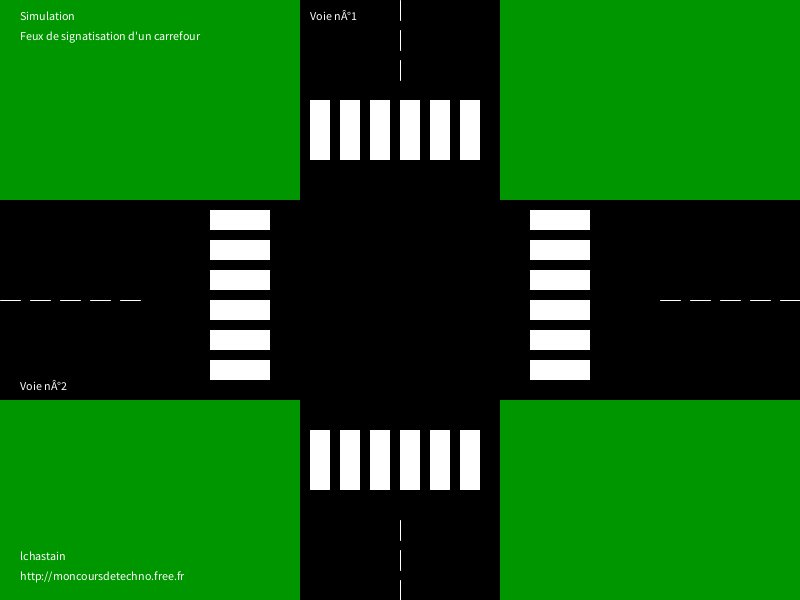
Frame 1 (no input)
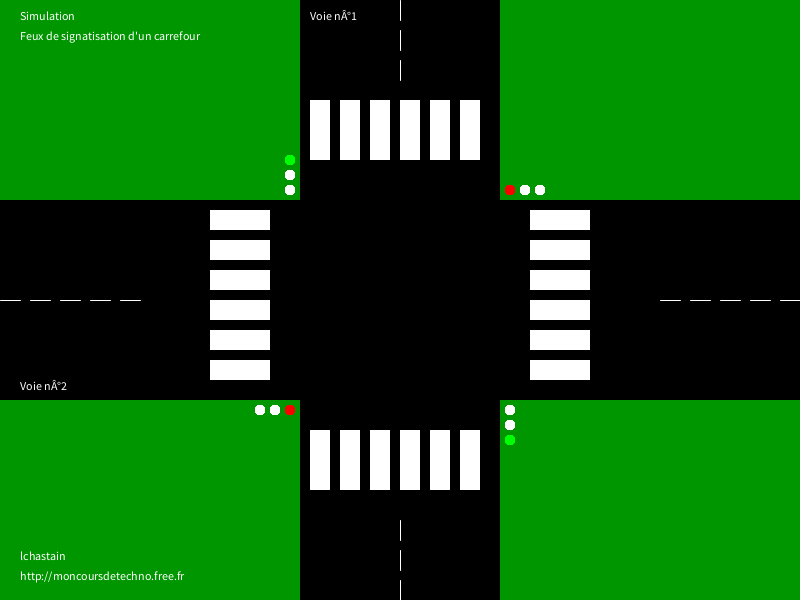
Frame 60 (the mouse pressed at the canvas centre just before this capture)
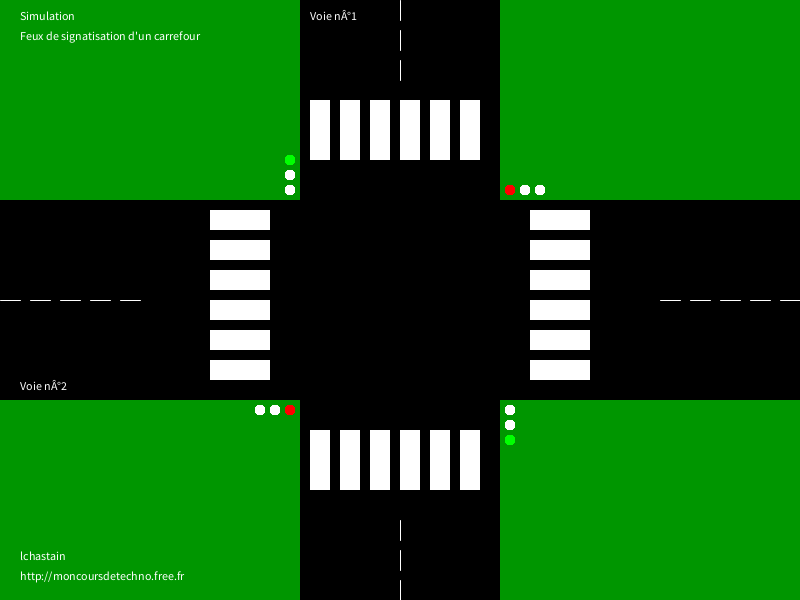
Frame 120 (the mouse held since frame 60 and released just before this capture)

The Processing sketch that drew these frames (run headless with seeded random() and noise(); from frame 60 on, the mouse is pressed at the canvas centre):

// Processing sketch: carrefour_simple
// ── carrefour_simple.pde
int i = 0; 

void setup(){

size (800,600);
background(0,150,0);

// voie nÂ°1 et 2
noStroke();
fill(0,0,0);
rect(300,0,200,600);
rect(0,200,800,200);
stroke(255);
line(400,0,400,20);
line(400,30,400,50);
line(400,60,400,80);
line(400,520,400,540);
line(400,550,400,570);
line(400,580,400,600);
line(0,300,20,300);
line(30,300,50,300);
line(60,300,80,300);
line(90,300,110,300);
line(120,300,140,300);
line(660,300,680,300);
line(690,300,710,300);
line(720,300,740,300);
line(750,300,770,300);
line(780,300,800,300);

fill(255);
text("Simulation", 20, 20);
text("Feux de signatisation d'un carrefour", 20, 40);
text("Voie nÂ°2", 20, 390);
text("Voie nÂ°1", 310, 20); 
text("lchastain", 20, 560);
text("http://moncoursdetechno.free.fr", 20, 580);

//passages pietons voies 1

noStroke();
fill(255,255,255);
rect(310,100,20,60);
rect(340,100,20,60);
rect(370,100,20,60);
rect(400,100,20,60);
rect(430,100,20,60);
rect(460,100,20,60);

noStroke();
fill(255,255,255);
rect(310,430,20,60);
rect(340,430,20,60);
rect(370,430,20,60);
rect(400,430,20,60);
rect(430,430,20,60);
rect(460,430,20,60);

//passages pietons voies 2

noStroke();
fill(255,255,255);
rect(210,210,60,20);
rect(210,240,60,20);
rect(210,270,60,20);
rect(210,300,60,20);
rect(210,330,60,20);
rect(210,360,60,20);

noStroke();
fill(255,255,255);
rect(530,210,60,20);
rect(530,240,60,20);
rect(530,270,60,20);
rect(530,300,60,20);
rect(530,330,60,20);
rect(530,360,60,20);
}

//dÃ©but du cycle
void draw(){
i = i + 1;

if (i>50){
   fill(0,255,0);
   ellipse (290,160,10,10);
   ellipse (510,440,10,10);
   fill(255,0,0);
   ellipse (510,190,10,10);
   ellipse (290,410,10,10);
   fill(255);
   ellipse (290,175,10,10);
   ellipse (290,190,10,10);
   ellipse (510,410,10,10);
   ellipse (510,425,10,10);
   ellipse (525,190,10,10);
   ellipse (540,190,10,10);
   ellipse (275,410,10,10);
   ellipse (260,410,10,10);
  
   }

if (i>150){
  fill(255,123,51);
   ellipse (290,175,10,10);
   ellipse (510,425,10,10);
   fill(255,0,0);
   ellipse (510,190,10,10);
   ellipse (290,410,10,10);
   fill(255);
   ellipse (290,160,10,10);
   ellipse (510,410,10,10);
   ellipse (290,190,10,10);
   ellipse (510,440,10,10);
   ellipse (525,190,10,10);
   ellipse (540,190,10,10);
   ellipse (275,410,10,10);
   ellipse (260,410,10,10);
   }

if (i>200){
  
   fill(255,0,0);
   ellipse (510,190,10,10);
   ellipse (290,410,10,10);
   ellipse (290,190,10,10);
   ellipse (510,410,10,10);
   fill(255);
   ellipse (290,175,10,10);
   ellipse (290,160,10,10);
   ellipse (510,440,10,10);
   ellipse (510,425,10,10);
   ellipse (525,190,10,10);
   ellipse (540,190,10,10);
   ellipse (275,410,10,10);
   ellipse (260,410,10,10);
    }
 if (i>300){
   fill(0,255,0);
   ellipse (260,410,10,10);
   ellipse (540,190,10,10);
   fill(255,0,0);
   ellipse (290,190,10,10);
   ellipse (510,410,10,10);
   fill(255);
   ellipse (290,175,10,10);
   ellipse (510,425,10,10);
   ellipse (525,190,10,10);
   ellipse (510,190,10,10);
   ellipse (275,410,10,10);
   ellipse (290,410,10,10);
   ellipse (290,160,10,10);
   ellipse (510,440,10,10);
   }

if (i>350){
   fill(255,123,51);
   ellipse (525,190,10,10);
   ellipse (275,410,10,10);
   fill(255,0,0);
   ellipse (290,190,10,10);
   ellipse (510,410,10,10);
   fill(255);
   ellipse (260,410,10,10);
   ellipse (540,190,10,10);
   ellipse (510,190,10,10);
   ellipse (540,190,10,10);
   ellipse (290,410,10,10);
   ellipse (260,410,10,10);
   ellipse (290,160,10,10);
   ellipse (510,440,10,10);
   }

if (i>450){
   
   fill(255,0,0);
   ellipse (510,190,10,10);
   ellipse (290,410,10,10);
   ellipse (290,190,10,10);
   ellipse (510,410,10,10);
  
   fill(255);
   ellipse (290,175,10,10);
   ellipse (290,160,10,10);
   ellipse (510,440,10,10);
   ellipse (510,425,10,10);
   ellipse (525,190,10,10);
   ellipse (540,190,10,10);
   ellipse (275,410,10,10);
   ellipse (260,410,10,10);
  
  i=0;
}
}
